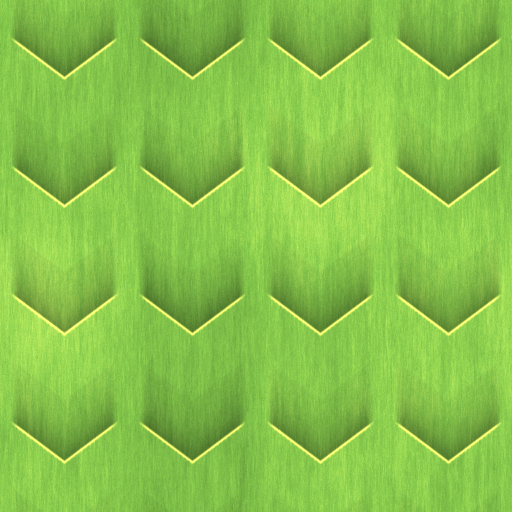
#> input picture games/vr-mini-golf/art/slope/C/slope_C_feltHi_r0.png, 512 x 512 px
$ python make_slope_C.py C/slope_C_feltHi_r0.png C/slope_C_feltHi_r180.png
#> lines starting #> are read from the running program, lines starting #| are printed output that depends on the picture
"""Bake 3D Model Bot's pattern-C slope felt colour map (one-way arrowheads, +V = downhill) into the course felt
tones and the four Top-face rotations CourseBuilder needs (a Texture can't be rotated).

usage: uv run --with pillow --with numpy python make_slope_C.py <slope_felt_color.png> <outdir>
Writes slope_C_<tone>_r<deg>.png. r0: tips toward part -Z, r90: +X, r180: +Z, r270: -X
(Top-face Texture: image +U = part -X, +V = part -Z; images are turned clockwise).
"""
import sys
import numpy as np
from PIL import Image

TONES = {"felt": "4F9A3A", "feltHi": "86C24A", "feltLo": "2F6B2A"}  # CourseBuilder palette P.felt / feltHi / feltLo
src, out = sys.argv[1], sys.argv[2]
A = np.asarray(Image.open(src).convert("RGB")).astype(float)
mean = A.reshape(-1, 3).mean(0)
#> mean = [133.9, 193.9, 74.04]
for tone, hx in TONES.items():
    target = np.array([int(hx[i:i + 2], 16) for i in (0, 2, 4)], float)
    im = Image.fromarray(np.clip(A * (target / mean), 0, 255).round().astype(np.uint8))
    for k in range(4):
        im.rotate(-90 * k).save(f"{out}/slope_C_{tone}_r{k * 90}.png")
    print(tone, "mean", np.asarray(im).reshape(-1, 3).mean(0).round(1), "target", target)
#> this loop made 3 passes
#| felt mean [ 78.8 154.   58.1] target [ 79. 154.  58.]
#| feltHi mean [133.9 193.9  74. ] target [134. 194.  74.]
#| feltLo mean [ 46.9 107.   42. ] target [ 47. 107.  42.]
#> pass 1, `im = Image.fromarray(np.clip(A * (target / mean), 0, 255).round().asty..`:
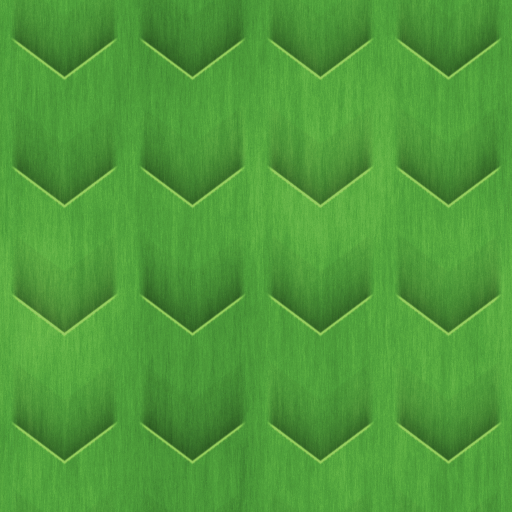
#> im: PIL image 512x512 RGB; mean R, G, B 78.8, 154, 58.1
#> pass 1, `im.rotate(-90 * k).save(f"{out}/slope_C_{tone}_r{k * 90}.png")`:
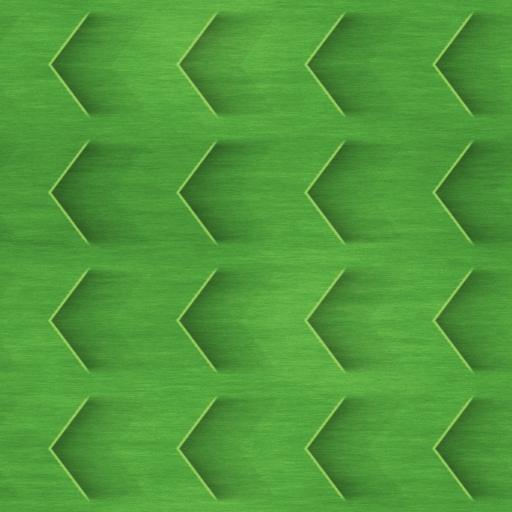
#> saved as slope_C_felt_r90.png: PIL image 512x512 RGB; mean R, G, B 78.8, 154, 58.1
#> pass 1, `im.rotate(-90 * k).save(f"{out}/slope_C_{tone}_r{k * 90}.png")`:
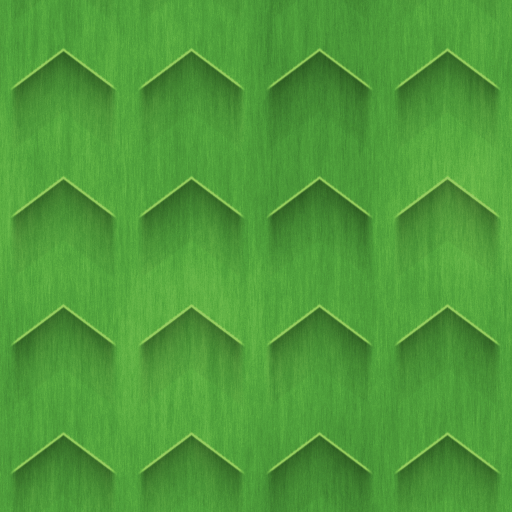
#> saved as slope_C_felt_r180.png: PIL image 512x512 RGB; mean R, G, B 78.8, 154, 58.1
#> pass 1, `im.rotate(-90 * k).save(f"{out}/slope_C_{tone}_r{k * 90}.png")`:
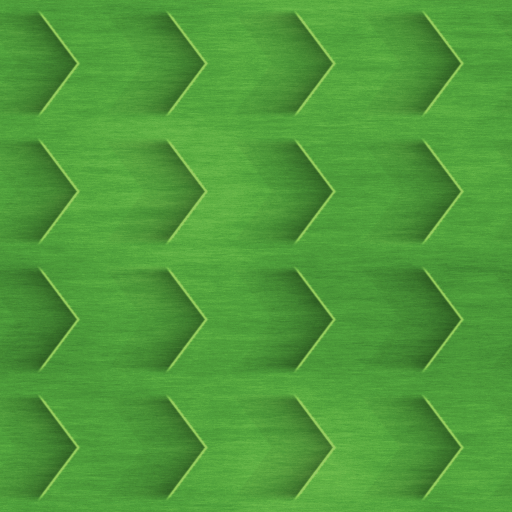
#> saved as slope_C_felt_r270.png: PIL image 512x512 RGB; mean R, G, B 78.8, 154, 58.1
#> after the loop:
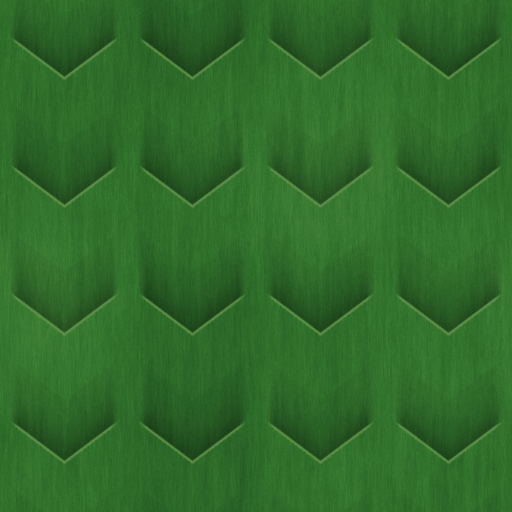
#> im: PIL image 512x512 RGB; mean R, G, B 46.9, 107, 42

$ run again, on games/vr-mini-golf/art/slope/C/slope_C_feltHi_r270.png
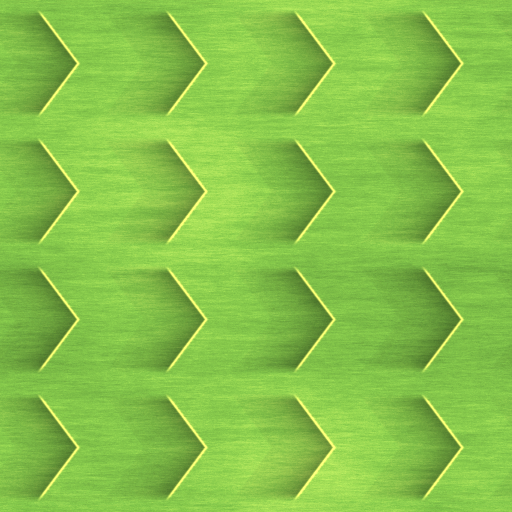
#> input picture games/vr-mini-golf/art/slope/C/slope_C_feltHi_r270.png, 512 x 512 px
#> mean = [133.9, 193.9, 74.04]
#> the loop `for tone, hx in TONES.items():` made 3 passes
#| felt mean [ 78.8 154.   58.1] target [ 79. 154.  58.]
#| feltHi mean [133.9 193.9  74. ] target [134. 194.  74.]
#| feltLo mean [ 46.9 107.   42. ] target [ 47. 107.  42.]
#> after the loop `for tone, hx in TONES.items():`:
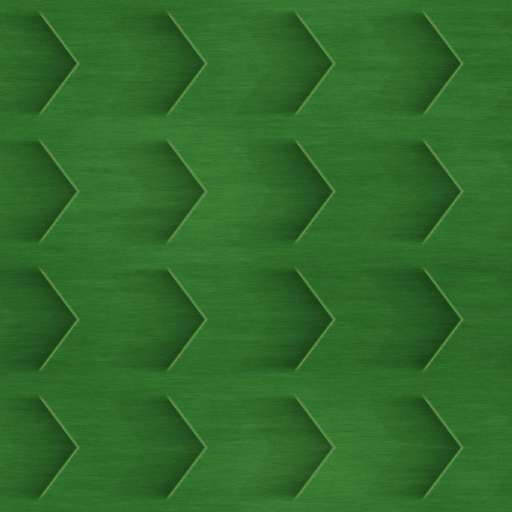
#> im: PIL image 512x512 RGB; mean R, G, B 46.9, 107, 42

$ run again, on games/vr-mini-golf/art/slope/C/slope_C_feltHi_r90.png
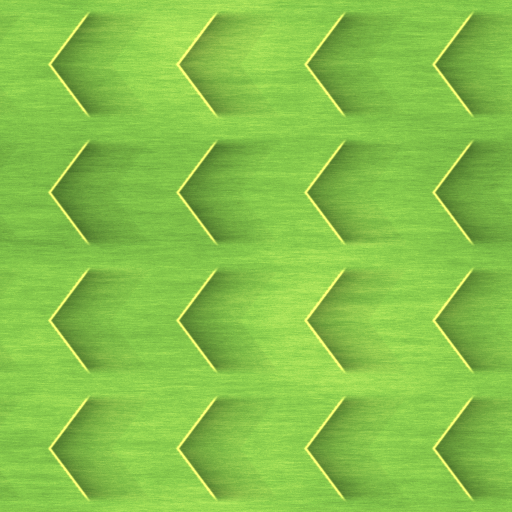
#> input picture games/vr-mini-golf/art/slope/C/slope_C_feltHi_r90.png, 512 x 512 px
#> mean = [133.9, 193.9, 74.04]
#> the loop `for tone, hx in TONES.items():` made 3 passes
#| felt mean [ 78.8 154.   58.1] target [ 79. 154.  58.]
#| feltHi mean [133.9 193.9  74. ] target [134. 194.  74.]
#| feltLo mean [ 46.9 107.   42. ] target [ 47. 107.  42.]
#> after the loop `for tone, hx in TONES.items():`:
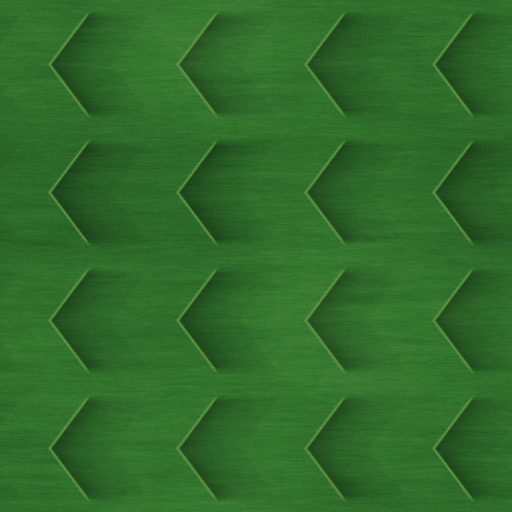
#> im: PIL image 512x512 RGB; mean R, G, B 46.9, 107, 42
